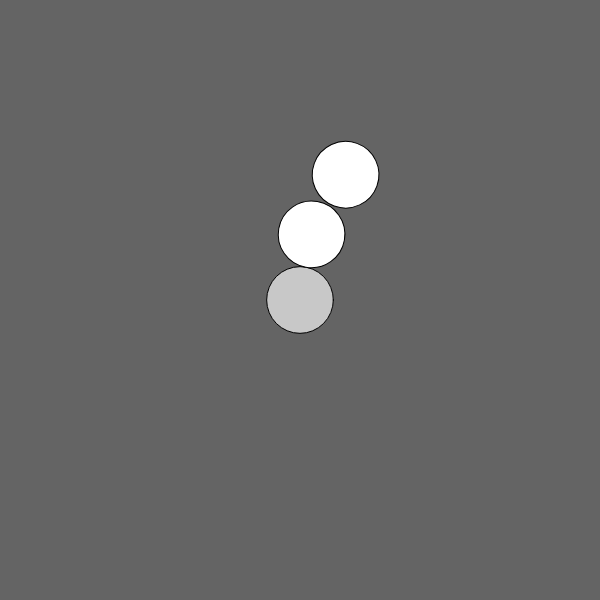
Frame 1 (no input)
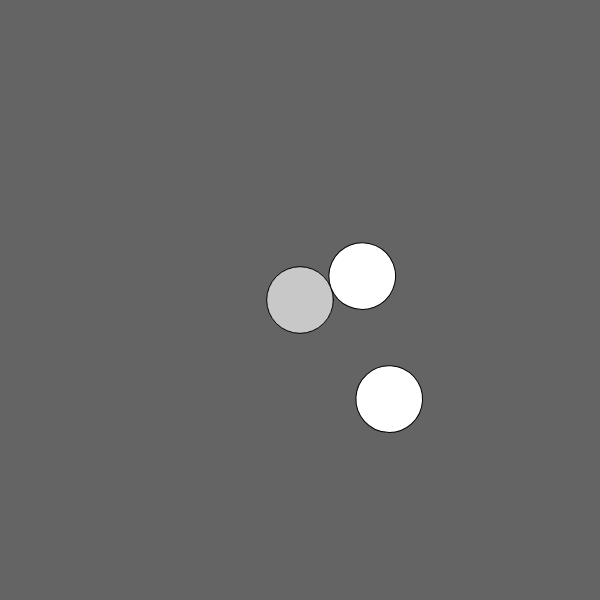
Frame 60 (no input)
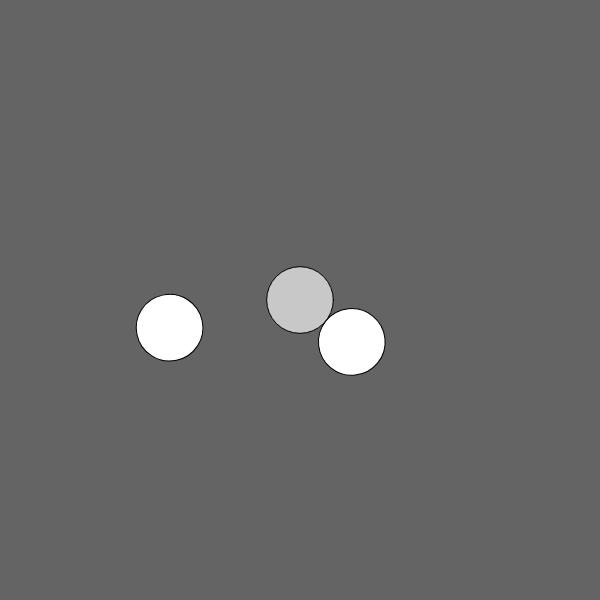
Frame 120 (the mouse pressed at the canvas centre since frame 60)

The p5.js sketch that drew these frames (run headless with seeded random() and noise() and a simulated clock; from frame 60 on, the mouse is pressed at the canvas centre):

// p5.js sketch
// ── sketch.js
let windowWidth = 600;
let windowHeight = 600;
let n = 3;
let scale = 200 / n;
let ang = 10;
let mils;

function setup() {
  createCanvas(windowWidth, windowHeight);
  angleMode(DEGREES);
}

function draw() {
  translate(canvas.width / 2, canvas.height / 2);
  background(100);
  fill(200);
  // initialize(10);
  ellipse(0, 0, scale);
  fill(255);
  for (let index = 1; index < n; index++) {
    push();
    rotate(index * ang);
    ellipse(0, -index * scale, scale, scale);
    pop();
  }

  ang += 1;
}

// function initialize(n) {
//   for (let index = 0; index < n; index++) {
//     rotate(-ang);
//     ellipse(index * scale, 0, scale, scale);
//   }
// }
